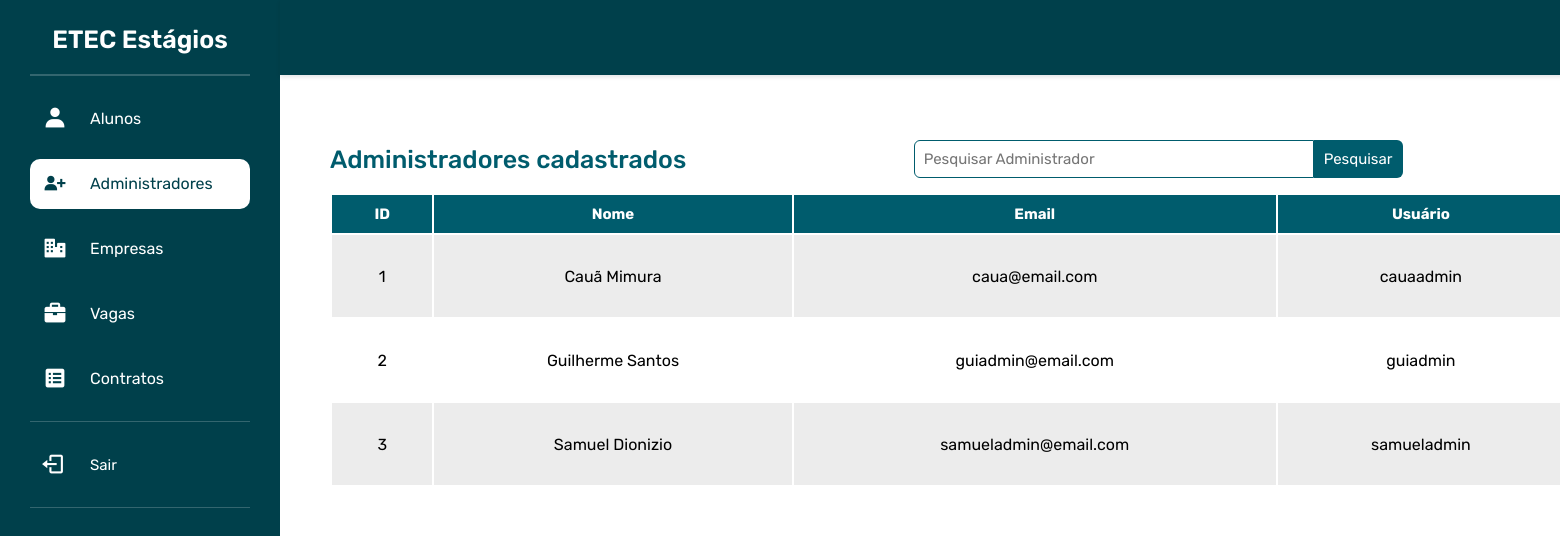
The app's page /painel-administradores.php, older data.
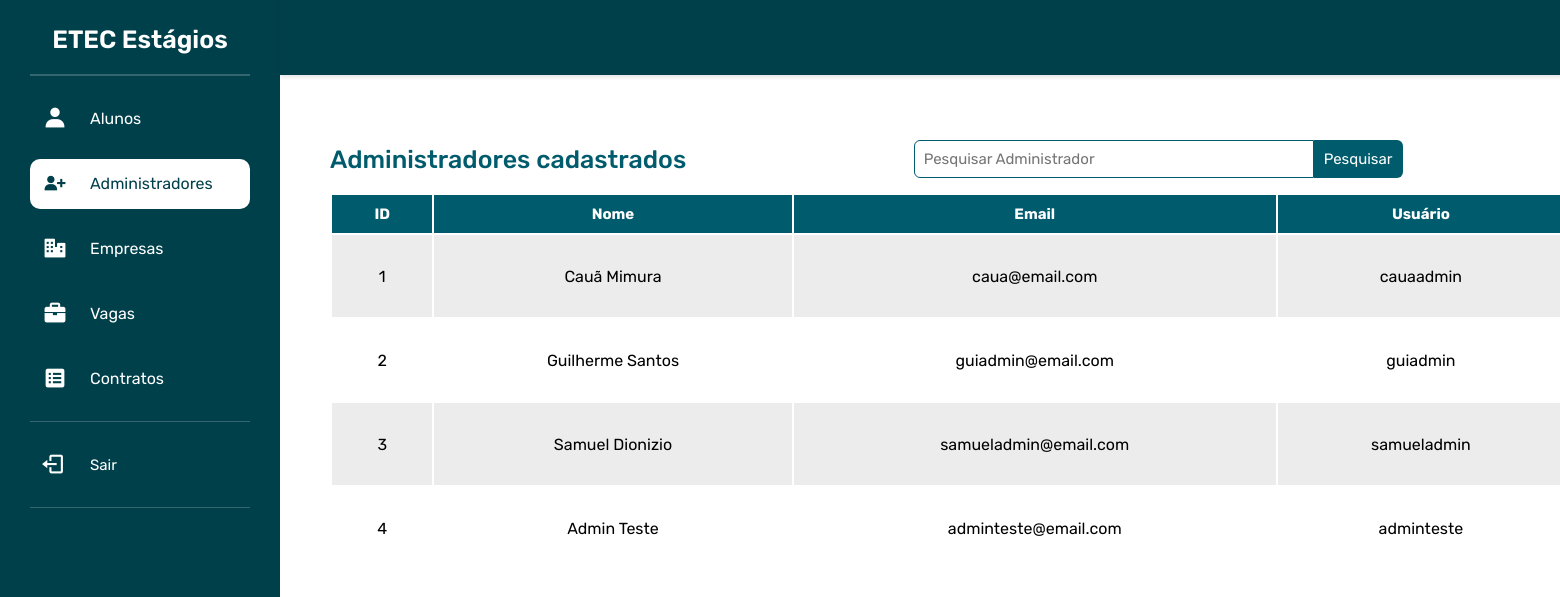
The same page, newer data.
### tables this page shows
CREATE TABLE `administradores` (
  `id` int(10) NOT NULL,
  `nome` varchar(255) NOT NULL,
  `email` varchar(255) NOT NULL,
  `usuario` varchar(255) NOT NULL,
  `senha` varchar(255) NOT NULL
);

### paginas/section/admin/painel/administradores.php (the view, shortened to what this page needs)
<section id="painel">
    <div class="topo-painel">
        <div class="nome-admin">
        </div>
    </div>
    <section id="conteudo-painel">
        <div class="topo-tabela">
            <p>Administradores cadastrados</p>
            <div class="pesquisa">
                <input type="text" class="input" id="pesquisa" name="pesquisa" placeholder="Pesquisar Administrador">
                <input class="btn-pesquisa" value="Pesquisar" type="submit" onclick="pesquisarAdministrador()">
            </div>
        </div>
        <div class="tabela">
            <div class="tabela-container">
                <table>
                    <thead>
                        <tr>
                            <th>ID</th>
                            <th>Nome</th>
                            <th>Email</th>
                            <th>Usuário</th>
                        </tr>
                    </thead>
                    <tbody>
                        <?php
                        if (mysqli_num_rows($executaConsulta) > 0) {
                            while ($dadoAdministrador = mysqli_fetch_assoc($executaConsulta)) {
                        ?>
                                <tr>
                                    <td><?php echo $dadoAdministrador['id'] ?></td>
                                    <td><?php echo $dadoAdministrador['nome'] ?></td>
                                    <td><?php echo $dadoAdministrador['email'] ?></td>
                                    <td><?php echo $dadoAdministrador['usuario'] ?></td>
                                </tr>
                        <?php
                            }
                        }
                        ?>
                    </tbody>
                </table>
            </div>
        </div>
    </section>
</section>

### painel-administradores.php (shortened to what this page needs)
<?php
include_once('conexao.php');
if (!empty($_GET['pesquisa'])) {
  $pesquisa = $_GET['pesquisa'];
  $sqlSelect = "SELECT * FROM administradores WHERE nome LIKE '%$pesquisa%'
  OR id LIKE '%$pesquisa%'
  OR email LIKE '%$pesquisa%'
  OR usuario LIKE '%$pesquisa%'";
} else {
  $sqlSelect = "SELECT * FROM administradores";
}
$executaConsulta = mysqli_query($conexao, $sqlSelect);
?>
<!DOCTYPE html>
<html lang="pt-BR">
<head>
  <link rel="stylesheet" href="assets/css/admin/global-painel.css" />
  <link href="https://unpkg.com/boxicons@2.1.4/css/boxicons.min.css" rel="stylesheet" />
  <link rel="stylesheet" href="https://cdn.jsdelivr.net/npm/sweetalert2@11.14.5/dist/sweetalert2.min.css">
</head>
<body>
  <?php
  include_once('paginas/aside/administradores.php');
  include_once('paginas/section/admin/painel/administradores.php');
  include_once('paginas/modal/administradores.php');
  ?>
</body>
</html>

### paginas/aside/administradores.php
<aside>
    <div class="topo">
        <div class="logo">
            <p>ETEC Estágios</p>
        </div>
    </div>
    <hr />
    <ul>
        <hr />
        <li>
            <a href="painel-usuarios.php">
                <i class="bx bxs-user"></i>
                <p>Alunos</p>
            </a>
        </li>
        <li>
            <a href="painel-administradores.php" id="pagina-selecionada">
                <i class="bx bxs-user-plus"></i>
                <p>Administradores</p>
            </a>
        </li>
        <li>
            <a href="painel-empresas.php">
                <i class="bx bxs-business"></i>
                <p>Empresas</p>
            </a>
        </li>
        <li>
            <a href="painel-vagas.php">
                <i class="bx bxs-briefcase"></i>
                <p>Vagas</p>
            </a>
        </li>
        <li>
            <a href="painel-contratos.php">
                <i class='bx bxs-spreadsheet'></i>
                <p>Contratos</p>
            </a>
        </li>
        <hr />
        <li>
            <button id="sair">
                <i class="bx bx-log-out"></i>
                <p>Sair</p>
            </button>
        </li>
        <hr />
    </ul>
</aside>

### assets/css/admin/global-painel.css (style rules this page uses)
:root { --branco: #FFFFFF; --preto: #000000; --cinza: #ececec; --vermelho: #B20000; --vermelhoEscuro: #720000; --azul: #0298cf; --azulEscuro: #00698f; --ciano: #005C6D; --cianoClaro: #009BA6; --cianoEscuro: #00404b; --cianoMaisEscuro: #00272d; --verde: #11be11; --verdeEscuro: #008200; }
* { margin: 0; padding: 0; box-sizing: border-box; font-family: 'Rubik', sans-serif; }
html, body { height: 100%; width: 100%; background: var(--branco); }
body { display: flex; flex-direction: row; }
aside { min-width: 280px; padding: 15px 30px; background: var(--cianoEscuro); text-align: center; }
aside .topo { padding: 10px; }
aside .topo .logo { color: var(--branco); }
aside .topo .logo p { text-align: center; font-size: 25px; font-weight: 600; margin-bottom: 10px; }
#pagina-selecionada { background: var(--branco); border-radius: 10px; color: var(--cianoEscuro); }
aside ul { text-align: center; width: 100%; }
aside ul li { display: flex; align-items: center; position: relative; list-style-type: none; cursor: pointer; height: 45px; width: 100%; margin: 20px auto; border-radius: 10px; line-height: 50px; }
aside ul li a { color: var(--branco); display: flex; align-items: center; width: 100%; text-decoration: none; border-radius: 15px; transition: 0.3s ease-in-out; }
aside ul li button { color: var(--branco); display: flex; align-items: center; width: 100%; text-decoration: none; border-radius: 15px; transition: 0.3s ease-in-out; background: transparent; }
aside ul li a i { font-size: 25px; min-width: 50px; margin-right: 10px; text-align: center; }
aside ul li button i { font-size: 25px; min-width: 20px; margin-right: 25px; text-align: center; }
aside hr { width: 100%; height: 1px; border: 0; background: #ffffff33; }
.topo-painel { background: var(--cianoEscuro); padding: 20px; width: 100%; height: 75px; box-shadow: rgba(14, 30, 37, 0.12) 0px 2px 4px 0px; }
.nome-admin { display: flex; justify-content: right; margin-right: 30px; gap: 12px; height: 100%; align-items: center; }
section { flex: 1; display: flex; flex-direction: column; }
#conteudo-painel { padding: 50px; width: 100%; height: 500px; }
.topo-tabela { display: flex; justify-content: space-between; align-items: center; padding: 15px 0 15px 0; width: 1500px; }
.topo-tabela p { font-size: 25px; font-weight: 500; color: var(--ciano); }
.pesquisa { display: flex; align-items: center; }
.input { width: 400px; padding: 9px; color: var(--preto); font-size: 15px; border: 1px solid var(--ciano); border-radius: 6px 0 0 6px; background: transparent; }
.btn-pesquisa { padding: 10px; border: none; border-radius: 0 6px 6px 0; background: var(--ciano); color: #fff; font-size: 15px; cursor: pointer; transition: background-color .3s ease-in-out; }
button { cursor: pointer; outline: none; border: none; border-radius: 5px; padding: 10px; font-size: 15px; }
.tabela-container { height: 700px; }
.tabela { width: 1500px; border-collapse: collapse; overflow: auto; }
table { width: 100%; table-layout: auto; }
thead th { color: var(--branco); background: var(--ciano); font-size: 15px; }
tbody { text-align: center; }
tbody tr { background: var(--cinza); }
tbody tr:nth-child(even) { background: var(--branco); }
th, td { padding: 10px 15px; }

Row changes from the older to the newer data that the page shows:
added administradores: id "4", nome "Admin Teste", email "adminteste@email.com", usuario "adminteste"
